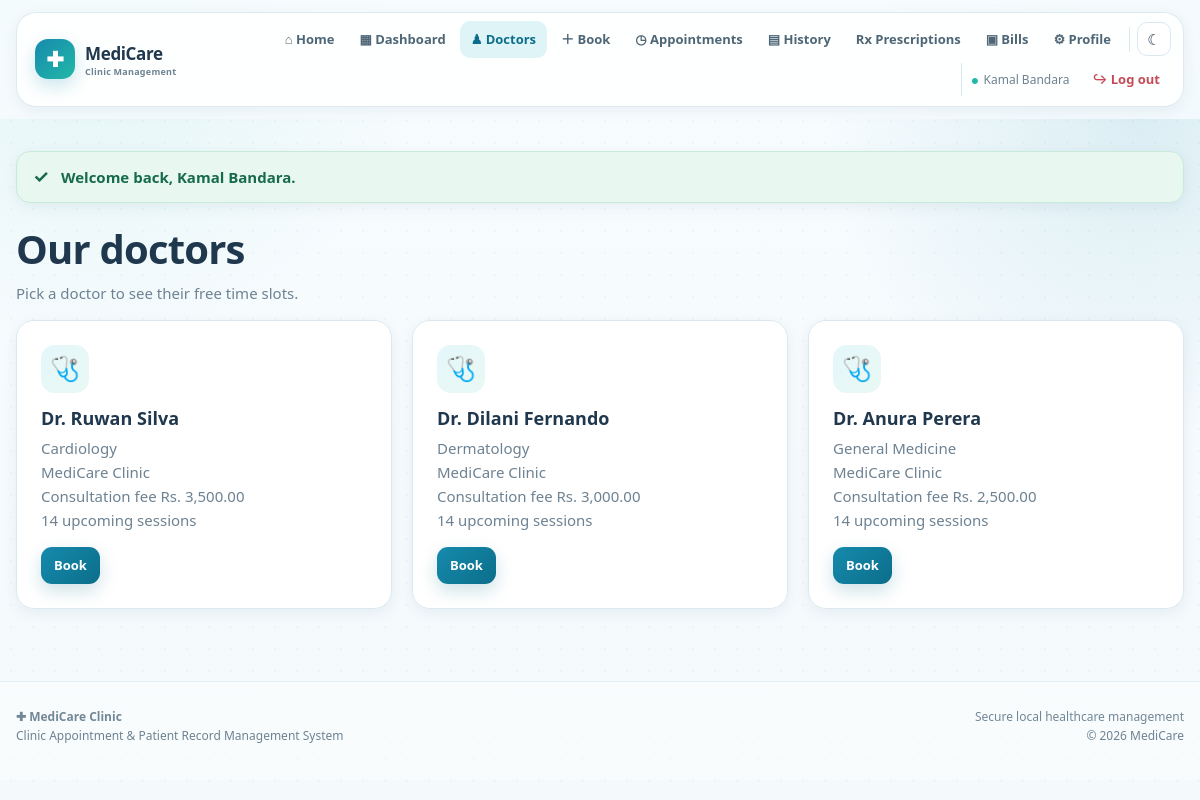
The page /index.php?page=patient/doctors (signed in) on the database its author committed.
### tables this page shows
CREATE TABLE doctor (
    Doctor_ID   INT AUTO_INCREMENT PRIMARY KEY,
    First_Name  VARCHAR(50) NOT NULL,
    Last_Name   VARCHAR(50) NOT NULL,
    Phone       VARCHAR(20),
    Email       VARCHAR(100),
    Special_ID  INT,
    Clinic_ID   INT,
    User_ID     INT,
    Consultation_Fee DECIMAL(10,2) DEFAULT 2500.00,
    CONSTRAINT fk_doctor_special FOREIGN KEY (Special_ID) REFERENCES specialization(Special_ID),
    CONSTRAINT fk_doctor_clinic  FOREIGN KEY (Clinic_ID)  REFERENCES clinic(Clinic_ID),
    CONSTRAINT fk_doctor_user    FOREIGN KEY (User_ID)    REFERENCES user_account(User_ID)
);

CREATE TABLE specialization (
    Special_ID   INT AUTO_INCREMENT PRIMARY KEY,
    Special_Name VARCHAR(100) NOT NULL,
    Description  VARCHAR(255)
);

CREATE TABLE clinic (
    Clinic_ID   INT AUTO_INCREMENT PRIMARY KEY,
    Clinic_Name VARCHAR(100) NOT NULL,
    Address     VARCHAR(200),
    Contact_No  VARCHAR(20)
);

### config/helpers.php (called while the page is built, shortened)
<?php
function e($value)
{
    return htmlspecialchars((string)$value, ENT_QUOTES, 'UTF-8');
}
function url($page = 'home')
{
    return 'index.php?page=' . $page;
}
function view($name, $data = [])
{
    extract($data);
    require __DIR__ . '/../views/layout/header.php';
    require __DIR__ . '/../views/' . $name . '.php';
    require __DIR__ . '/../views/layout/footer.php';
}
function get_message()
{
    if (isset($_SESSION['flash'])) {
        $m = $_SESSION['flash'];
        return $m;
    }
    return null;
}
function is_logged_in()
{
    return isset($_SESSION['user']);
}
function user_role()
{
    return isset($_SESSION['user']) ? $_SESSION['user']['role'] : '';
}
function user_name()
{
    return isset($_SESSION['user']) ? $_SESSION['user']['name'] : '';
}
function money($amount)
{
    return 'Rs. ' . number_format((float)$amount, 2);
}

### controllers/PatientController.php (called while the page is built, shortened)
<?php
class PatientController
{
    private $pdo;
    public function __construct($pdo)
    {
        $this->pdo = $pdo;
    }
    public function doctors()
    {
        $doctor = new Doctor($this->pdo);
        view('patient/doctors', ['doctors' => $doctor->all(), 'title' => 'Our Doctors']);
    }
}

### index.php (called while the page is built, shortened)
<?php
require_once __DIR__ . '/config/database.php';
require_once __DIR__ . '/config/helpers.php';
require_once __DIR__ . '/controllers/PatientController.php';
$page = $_GET['page'] ?? 'home';
list($controllerName, $method) = $routes[$page];
$controller = new $controllerName($pdo);
$controller->$method();

### models/People.php (called while the page is built, shortened)
<?php
class Doctor
{
    private $pdo;
    public function __construct($pdo) { $this->pdo = $pdo; }
    public function all()
    {
        return $this->pdo->query(
            "SELECT d.Doctor_ID,
                    CONCAT('Dr. ',d.First_Name,' ',d.Last_Name) AS Doctor_Name,
                    d.Phone, d.Email, d.Consultation_Fee,
                    s.Special_Name, c.Clinic_Name,
                    (SELECT COUNT(*) FROM doctor_schedule ds
                      WHERE ds.Doctor_ID = d.Doctor_ID
                        AND ds.Available_Date >= CURDATE()
                        AND ds.Is_Available = 1) AS Sessions
             FROM doctor d
             LEFT JOIN specialization s ON d.Special_ID = s.Special_ID
             LEFT JOIN clinic c         ON d.Clinic_ID  = c.Clinic_ID
             ORDER BY s.Special_Name, d.First_Name"
        )->fetchAll();
    }
}

### views/patient/doctors.php (the view)
<h1>Our doctors</h1>
<p class="muted">Pick a doctor to see their free time slots.</p>
<div class="grid">
    <?php foreach ($doctors as $d): ?>
        <div class="card">
            <div class="icon">&#129658;</div>
            <h3><?= e($d['Doctor_Name']) ?></h3>
            <p class="muted">
                <?= e($d['Special_Name']) ?><br>
                <?= e($d['Clinic_Name']) ?><br>
                Consultation fee <?= money($d['Consultation_Fee']) ?><br>
                <?= (int)$d['Sessions'] ?> upcoming session<?= $d['Sessions'] == 1 ? '' : 's' ?>
            </p>
            <a class="btn btn-small" href="<?= url('patient/book') ?>&doctor_id=<?= (int)$d['Doctor_ID'] ?>">Book</a>
        </div>
    <?php endforeach; ?>
</div>

### views/layout/header.php (shortened to what this page needs)
<?php $current = $_GET['page'] ?? 'home'; $role = user_role(); ?>
<!DOCTYPE html>
<html lang="en">
<head>
    <link rel="stylesheet" href="assets/css/style.css">
</head>
<body>
<div class="app-shell">
<header class="topbar">
    <div class="container topbar-inner">
        <a class="logo" href="<?= url('home') ?>">
            <span class="logo-mark" aria-hidden="true">✚</span>
            <span><span class="logo-name">MediCare</span><small>Clinic Management</small></span>
        </a>
        <nav id="mainNav">
            <a href="<?= url('home') ?>" class="<?= $current === 'home' ? 'active' : '' ?>">⌂ Home</a>
            <?php if ($role === 'Patient'): ?>
                <a href="<?= url('patient/dashboard') ?>" class="<?= $current === 'patient/dashboard' ? 'active' : '' ?>">▦ Dashboard</a>
                <a href="<?= url('patient/doctors') ?>" class="<?= $current === 'patient/doctors' ? 'active' : '' ?>">♟ Doctors</a>
                <a href="<?= url('patient/book') ?>" class="<?= $current === 'patient/book' ? 'active' : '' ?>">＋ Book</a>
                <a href="<?= url('patient/appointments') ?>" class="<?= $current === 'patient/appointments' ? 'active' : '' ?>">◷ Appointments</a>
                <a href="<?= url('patient/history') ?>" class="<?= $current === 'patient/history' ? 'active' : '' ?>">▤ History</a>
                <a href="<?= url('patient/prescriptions') ?>" class="<?= $current === 'patient/prescriptions' ? 'active' : '' ?>">Rx Prescriptions</a>
                <a href="<?= url('patient/bills') ?>" class="<?= $current === 'patient/bills' ? 'active' : '' ?>">▣ Bills</a>
                <a href="<?= url('patient/profile') ?>" class="<?= $current === 'patient/profile' ? 'active' : '' ?>">⚙ Profile</a>
            <?php endif; ?>
            <button class="theme-toggle" type="button" title="Toggle dark mode" aria-label="Toggle dark mode">☾</button>
            <?php if (is_logged_in()): ?>
                <span class="who"><span class="avatar-dot">●</span><?= e(user_name()) ?></span>
                <a class="logout" href="<?= url('logout') ?>">↪ Log out</a>
            <?php else: ?>
                <a href="<?= url('login&role=Patient') ?>" class="<?= $current === 'login' ? 'active' : '' ?>">Log in</a>
            <?php endif; ?>
        </nav>
    </div>
</header>
<main class="container">
<?php $flash = get_message(); ?>
<?php if ($flash): ?>
    <p class="flash <?= $flash['type'] === 'error' ? 'flash-error' : 'flash-ok' ?>"><?= e($flash['text']) ?></p>
<?php endif; ?>

### views/layout/footer.php (shortened to what this page needs)
</main>
<footer class="footer">
    <div class="container footer-grid">
        <div><strong>✚ MediCare Clinic</strong><br><span>Clinic Appointment &amp; Patient Record Management System</span></div>
        <div>Secure local healthcare management<br><span>© <?= date('Y') ?> MediCare</span></div>
    </div>
</footer>
</div>
</body>
</html>

### rows shown on the page
doctor: Doctor_Name "Dr. Ruwan Silva", Special_ID.Special_Name "Cardiology", Clinic_ID.Clinic_Name "MediCare Clinic", Consultation_Fee "Rs. 3,500.00", Sessions "14"
doctor: Doctor_Name "Dr. Dilani Fernando", Special_ID.Special_Name "Dermatology", Clinic_ID.Clinic_Name "MediCare Clinic", Consultation_Fee "Rs. 3,000.00", Sessions "14"
doctor: Doctor_Name "Dr. Anura Perera", Special_ID.Special_Name "General Medicine", Clinic_ID.Clinic_Name "MediCare Clinic", Consultation_Fee "Rs. 2,500.00", Sessions "14"

### other values the page prints
user_name() "Kamal Bandara"
$flash['text'] "Welcome back, Kamal Bandara."
